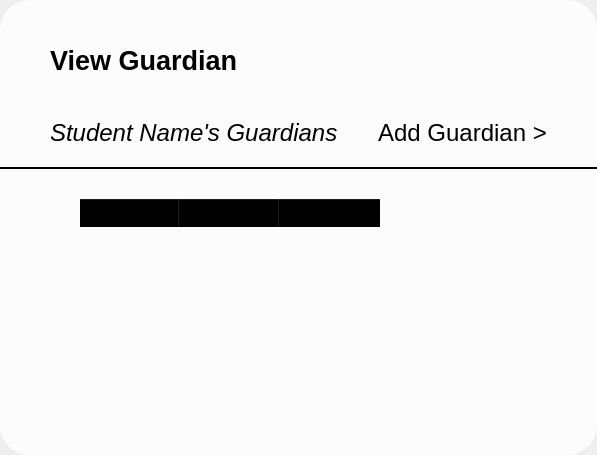
      <widget class="QWidget" name="viewGuardianPage">
       <layout class="QHBoxLayout" name="horizontalLayout_23">
        <property name="spacing">
         <number>0</number>
        </property>
        <property name="leftMargin">
         <number>0</number>
        </property>
        <property name="topMargin">
         <number>0</number>
        </property>
        <property name="rightMargin">
         <number>0</number>
        </property>
        <property name="bottomMargin">
         <number>0</number>
        </property>
        <item>
         <widget class="QFrame" name="frame_28">
          <property name="styleSheet">
           <string notr="true">background-color: white;
background-color: rgba(255, 255, 255, 0.8);
border-radius: 30;

</string>
          </property>
          <property name="frameShape">
           <enum>QFrame::NoFrame</enum>
          </property>
          <layout class="QVBoxLayout" name="verticalLayout_15">
           <property name="spacing">
            <number>0</number>
           </property>
           <property name="leftMargin">
            <number>0</number>
           </property>
           <property name="topMargin">
            <number>10</number>
           </property>
           <property name="rightMargin">
            <number>0</number>
           </property>
           <property name="bottomMargin">
            <number>30</number>
           </property>
           <item>
            <widget class="QFrame" name="frame_30">
             <property name="styleSheet">
              <string notr="true">background-color: transparent;</string>
             </property>
             <property name="frameShape">
              <enum>QFrame::NoFrame</enum>
             </property>
             <layout class="QHBoxLayout" name="horizontalLayout_19">
              <property name="leftMargin">
               <number>50</number>
              </property>
              <property name="topMargin">
               <number>0</number>
              </property>
              <property name="rightMargin">
               <number>30</number>
              </property>
              <item>
               <widget class="QLabel" name="label_14">
                <property name="font">
                 <font>
                  <pointsize>20</pointsize>
                  <bold>true</bold>
                 </font>
                </property>
                <property name="styleSheet">
                 <string notr="true"/>
                </property>
                <property name="text">
                 <string>View Guardian</string>
                </property>
               </widget>
              </item>
              <item>
               <spacer name="horizontalSpacer_9">
                <property name="orientation">
                 <enum>Qt::Horizontal</enum>
                </property>
                <property name="sizeHint" stdset="0">
                 <size>
                  <width>40</width>
                  <height>20</height>
                 </size>
                </property>
               </spacer>
              </item>
              <item>
               <widget class="QLabel" name="label_15">
                <property name="minimumSize">
                 <size>
                  <width>200</width>
                  <height>100</height>
                 </size>
                </property>
                <property name="maximumSize">
                 <size>
                  <width>200</width>
                  <height>100</height>
                 </size>
                </property>
                <property name="text">
                 <string/>
                </property>
                <property name="pixmap">
                 <pixmap>../assets/images/appLogo.png</pixmap>
                </property>
                <property name="scaledContents">
                 <bool>true</bool>
                </property>
               </widget>
              </item>
             </layout>
            </widget>
           </item>
           <item>
            <widget class="QFrame" name="frame_31">
             <property name="styleSheet">
              <string notr="true">background-color: transparent;</string>
             </property>
             <property name="frameShape">
              <enum>QFrame::NoFrame</enum>
             </property>
             <layout class="QHBoxLayout" name="horizontalLayout_20">
              <property name="spacing">
               <number>0</number>
              </property>
              <property name="leftMargin">
               <number>50</number>
              </property>
              <property name="topMargin">
               <number>0</number>
              </property>
              <property name="rightMargin">
               <number>50</number>
              </property>
              <property name="bottomMargin">
               <number>20</number>
              </property>
              <item>
               <widget class="QLabel" name="studentNameDisplay">
                <property name="font">
                 <font>
                  <pointsize>18</pointsize>
                  <italic>true</italic>
                 </font>
                </property>
                <property name="text">
                 <string>Student Name's Guardians</string>
                </property>
               </widget>
              </item>
              <item>
               <spacer name="horizontalSpacer_10">
                <property name="orientation">
                 <enum>Qt::Horizontal</enum>
                </property>
                <property name="sizeHint" stdset="0">
                 <size>
                  <width>40</width>
                  <height>20</height>
                 </size>
                </property>
               </spacer>
              </item>
              <item>
               <widget class="QPushButton" name="addGuardianBtn">
                <property name="font">
                 <font>
                  <pointsize>18</pointsize>
                  <underline>false</underline>
                 </font>
                </property>
                <property name="layoutDirection">
                 <enum>Qt::LeftToRight</enum>
                </property>
                <property name="text">
                 <string>Add Guardian &gt;</string>
                </property>
               </widget>
              </item>
             </layout>
            </widget>
           </item>
           <item>
            <widget class="Line" name="line_4">
             <property name="sizePolicy">
              <sizepolicy hsizetype="Expanding" vsizetype="Preferred">
               <horstretch>0</horstretch>
               <verstretch>0</verstretch>
              </sizepolicy>
             </property>
             <property name="minimumSize">
              <size>
               <width>0</width>
               <height>2</height>
              </size>
             </property>
             <property name="maximumSize">
              <size>
               <width>16777215</width>
               <height>2</height>
              </size>
             </property>
             <property name="styleSheet">
              <string notr="true">background-color: black;

</string>
             </property>
             <property name="orientation">
              <enum>Qt::Vertical</enum>
             </property>
            </widget>
           </item>
           <item>
            <widget class="QFrame" name="frame_32">
             <property name="sizePolicy">
              <sizepolicy hsizetype="Expanding" vsizetype="Expanding">
               <horstretch>0</horstretch>
               <verstretch>0</verstretch>
              </sizepolicy>
             </property>
             <property name="styleSheet">
              <string notr="true">background-color: transparent;</string>
             </property>
             <property name="frameShape">
              <enum>QFrame::NoFrame</enum>
             </property>
             <layout class="QHBoxLayout" name="horizontalLayout_21">
              <property name="spacing">
               <number>0</number>
              </property>
              <property name="leftMargin">
               <number>80</number>
              </property>
              <property name="topMargin">
               <number>30</number>
              </property>
              <property name="rightMargin">
               <number>80</number>
              </property>
              <property name="bottomMargin">
               <number>20</number>
              </property>
              <item>
               <widget class="QTableWidget" name="guardianTable">
                <property name="font">
                 <font>
                  <pointsize>9</pointsize>
                 </font>
                </property>
                <column>
                 <property name="text">
                  <string>ID</string>
                 </property>
                 <property name="font">
                  <font>
                   <pointsize>15</pointsize>
                   <bold>true</bold>
                  </font>
                 </property>
                 <property name="textAlignment">
                  <set>AlignLeading|AlignVCenter</set>
                 </property>
                </column>
                <column>
                 <property name="text">
                  <string>Name</string>
                 </property>
                 <property name="font">
                  <font>
                   <pointsize>15</pointsize>
                   <bold>true</bold>
                  </font>
                 </property>
                 <property name="textAlignment">
                  <set>AlignLeading|AlignVCenter</set>
                 </property>
                </column>
                <column>
                 <property name="text">
                  <string>Actions</string>
                 </property>
                 <property name="font">
                  <font>
                   <pointsize>15</pointsize>
                   <bold>true</bold>
                  </font>
                 </property>
                 <property name="textAlignment">
                  <set>AlignLeading|AlignVCenter</set>
                 </property>
                </column>
               </widget>
              </item>
             </layout>
            </widget>
           </item>
           <item alignment="Qt::AlignBottom">
            <widget class="QFrame" name="frame_33">
             <property name="styleSheet">
              <string notr="true">background-color: transparent;</string>
             </property>
             <property name="frameShape">
              <enum>QFrame::NoFrame</enum>
             </property>
             <layout class="QHBoxLayout" name="horizontalLayout_22">
              <property name="spacing">
               <number>0</number>
              </property>
              <property name="leftMargin">
               <number>50</number>
              </property>
              <property name="topMargin">
               <number>0</number>
              </property>
              <property name="rightMargin">
               <number>50</number>
              </property>
              <property name="bottomMargin">
               <number>0</number>
              </property>
              <item alignment="Qt::AlignLeft">
               <widget class="QPushButton" name="backToMainBtn_3">
                <property name="text">
                 <string/>
                </property>
                <property name="icon">
                 <iconset>
                  <normaloff>../assets/icons/arrow-left.svg</normaloff>../assets/icons/arrow-left.svg</iconset>
                </property>
                <property name="iconSize">
                 <size>
                  <width>30</width>
                  <height>30</height>
                 </size>
                </property>
               </widget>
              </item>
             </layout>
            </widget>
           </item>
          </layout>
         </widget>
        </item>
       </layout>
      </widget>
